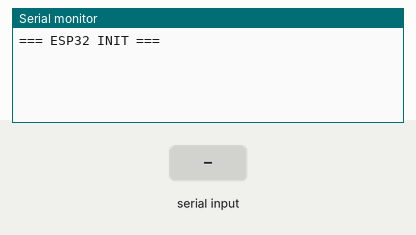
Bench run of a sketch on a simulated ESP32. On the bench: the last lines printed to the serial monitor. The test bench sets the inputs (shaded band).

Above: at 1.2 s.
1.3 s: "<PING>" received over the second serial link
At 2.5 s:
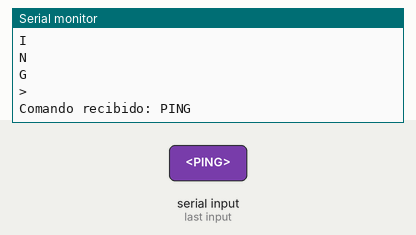
2.8 s: "<REQ_CONFIG>" received over the second serial link
At 3.8 s:
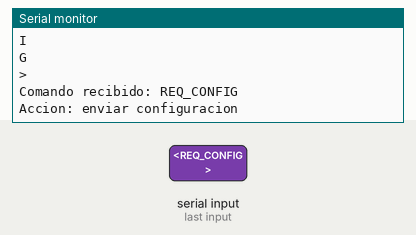

The sketch:

main.ino
```cpp
#define UART_RX_PIN 16
#define UART_TX_PIN 17
#define UART_BAUD   9600

#define LPC_Serial Serial2

const int horas_suenio = 8;
const bool alarma_on = true;
const bool luz_on = true;

// === Variables para parsing de comandos ===
char frame[64];             // buffer del comando
uint8_t idx = 0;
bool inFrame = false;
uint32_t lastByteMs = 0;
const uint32_t FRAME_TIMEOUT_MS = 300;  // descartar si el frame se corta

void setup() {
  Serial.begin(9600); // debug
  while (!Serial) ;

  Serial.println("=== ESP32 INIT ===");

  // Iniciar UART2 (LPC845)
  LPC_Serial.begin(UART_BAUD, SERIAL_8N1, UART_RX_PIN, UART_TX_PIN);
}

void Enviar_Config_LPC(HardwareSerial* lpc_serial) {
  Serial.println("Accion: enviar configuracion");
  lpc_serial->println("<ACK_REQ_CONFIG>");

  char buf[80];
  char hs[3];
  int h = horas_suenio;
  if (h < 0) h = 0; else if (h > 20) h = 20;
  // 2 digitos para la hora
  hs[0] = '0' + (h / 10);
  hs[1] = '0' + (h % 10);
  hs[2] = '\0';

  snprintf(buf, sizeof(buf),
           "<CFG:HORAS_SUENIO=%s;ALARMA_ON=%s;LUZ_ON=%s>",
           hs,
           alarma_on ? "TRUE" : "FALSE",
           luz_on    ? "TRUE" : "FALSE");

  lpc_serial->println(buf);
  lpc_serial->println("\r\n");
}

void handleCommand(const char* cmd, HardwareSerial* lpc_serial) {
  Serial.print("Comando recibido: ");
  Serial.println(cmd);

  if(strcmp(cmd, "PING") == 0){
    lpc_serial->println("<PONG>");
  }
  else if (strcmp(cmd, "REQ_CONFIG") == 0) {
    Enviar_Config_LPC(lpc_serial);
  }
  else {
    lpc_serial->println("<ERR:UNKNOWN_CMD>");
  }
}

void Procesar_Comandos(HardwareSerial* lpc_serial){
  while (lpc_serial->available()) {
    char c = (char)lpc_serial->read();
    Serial.println(c);
    lastByteMs = millis();

    if (c == '<') {
      inFrame = true;
      idx = 0;
      continue;
    }
    if (!inFrame) continue;

    if (c == '>') {
      frame[idx] = '\0';      // fin del string
      inFrame = false;
      handleCommand(frame, lpc_serial);   // procesar comando
      idx = 0;
      continue;
    }

    // Guardar caracter dentro del frame
    if (idx < sizeof(frame) - 1) {
      frame[idx++] = c;
    } else {
      // overflow: reiniciar
      inFrame = false;
      idx = 0;
    }
  }

  // timeout si no llega el cierre '>'
  if (inFrame && (millis() - lastByteMs > FRAME_TIMEOUT_MS)) {
    inFrame = false;
    idx = 0;
  }
}

void loop() {
  // Leer bytes del UART (LPC845) y buscar comandos entre <
  Procesar_Comandos(&LPC_Serial);
}
```

Measured:
- after the input at 1.3 s, the serial monitor: prints a new line at once (image 1)
- after the input at 2.8 s, the serial monitor: prints a new line at once (image 2)
